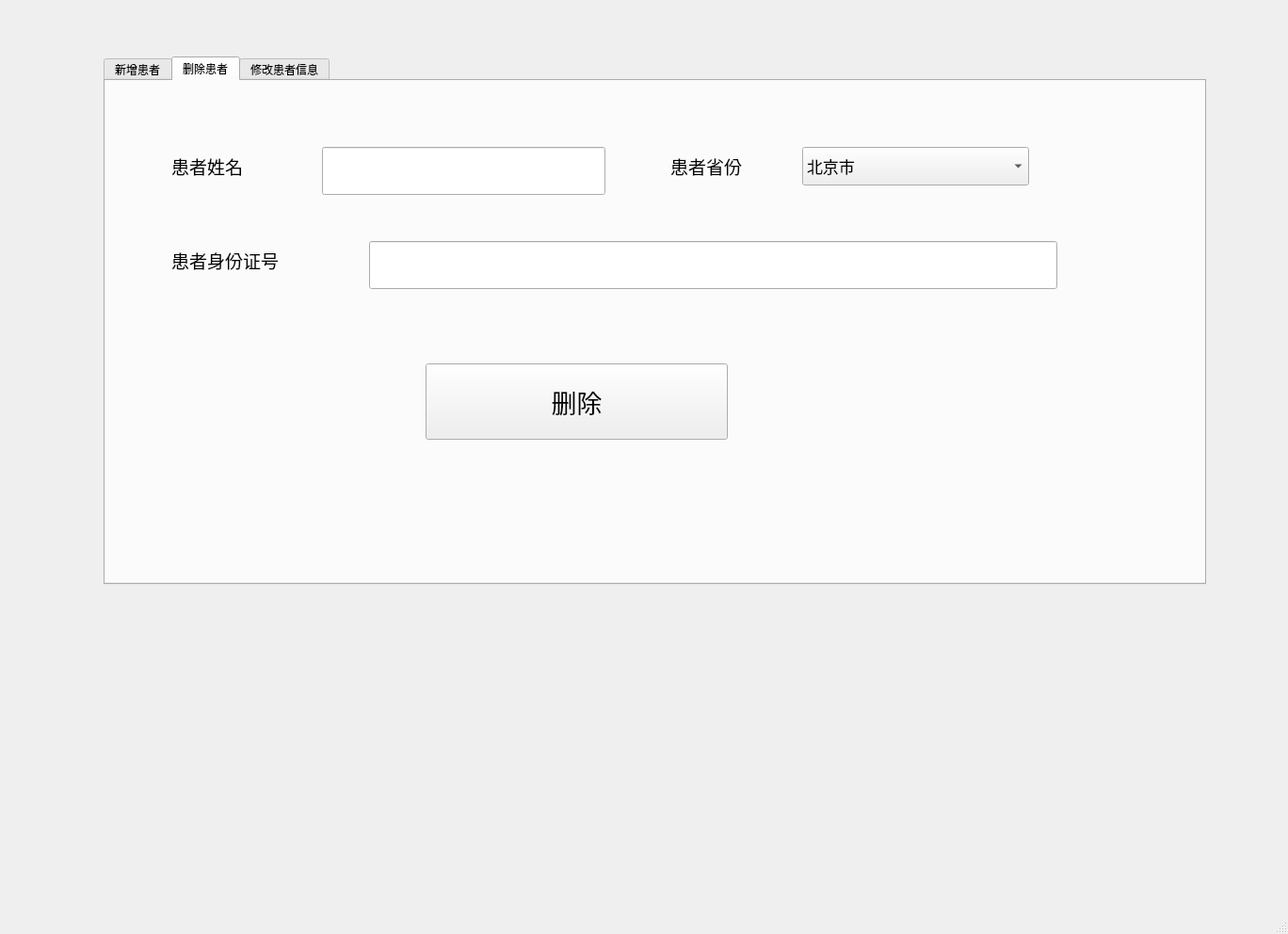
<?xml version="1.0" encoding="UTF-8"?>
<ui version="4.0">
 <class>MainWindow</class>
 <widget class="QMainWindow" name="MainWindow">
  <property name="geometry">
   <rect>
    <x>0</x>
    <y>0</y>
    <width>1368</width>
    <height>992</height>
   </rect>
  </property>
  <property name="windowTitle">
   <string>患者编辑</string>
  </property>
  <widget class="QWidget" name="centralwidget">
   <widget class="QTabWidget" name="tabWidget">
    <property name="geometry">
     <rect>
      <x>110</x>
      <y>60</y>
      <width>1171</width>
      <height>561</height>
     </rect>
    </property>
    <property name="currentIndex">
     <number>1</number>
    </property>
    <widget class="QWidget" name="tab">
     <attribute name="title">
      <string>新增患者</string>
     </attribute>
     <widget class="QLabel" name="label">
      <property name="geometry">
       <rect>
        <x>60</x>
        <y>40</y>
        <width>121</width>
        <height>61</height>
       </rect>
      </property>
      <property name="font">
       <font>
        <pointsize>14</pointsize>
       </font>
      </property>
      <property name="text">
       <string>患者姓名</string>
      </property>
     </widget>
     <widget class="QLabel" name="label_2">
      <property name="geometry">
       <rect>
        <x>60</x>
        <y>140</y>
        <width>171</width>
        <height>61</height>
       </rect>
      </property>
      <property name="font">
       <font>
        <pointsize>14</pointsize>
       </font>
      </property>
      <property name="text">
       <string>患者身份证号</string>
      </property>
     </widget>
     <widget class="QLabel" name="label_3">
      <property name="geometry">
       <rect>
        <x>690</x>
        <y>50</y>
        <width>121</width>
        <height>61</height>
       </rect>
      </property>
      <property name="font">
       <font>
        <pointsize>14</pointsize>
       </font>
      </property>
      <property name="text">
       <string>患者生日</string>
      </property>
     </widget>
     <widget class="QLineEdit" name="xinzeng1">
      <property name="geometry">
       <rect>
        <x>220</x>
        <y>50</y>
        <width>301</width>
        <height>51</height>
       </rect>
      </property>
      <property name="font">
       <font>
        <pointsize>14</pointsize>
       </font>
      </property>
     </widget>
     <widget class="QLineEdit" name="xinzeng2">
      <property name="geometry">
       <rect>
        <x>270</x>
        <y>150</y>
        <width>731</width>
        <height>51</height>
       </rect>
      </property>
      <property name="font">
       <font>
        <pointsize>14</pointsize>
       </font>
      </property>
     </widget>
     <widget class="QDateEdit" name="xinzeng3">
      <property name="geometry">
       <rect>
        <x>840</x>
        <y>60</y>
        <width>201</width>
        <height>41</height>
       </rect>
      </property>
      <property name="font">
       <font>
        <pointsize>13</pointsize>
       </font>
      </property>
     </widget>
     <widget class="QComboBox" name="xiala1">
      <property name="geometry">
       <rect>
        <x>200</x>
        <y>250</y>
        <width>241</width>
        <height>41</height>
       </rect>
      </property>
      <property name="font">
       <font>
        <pointsize>13</pointsize>
       </font>
      </property>
      <item>
       <property name="text">
        <string>北京市</string>
       </property>
      </item>
      <item>
       <property name="text">
        <string>天津市</string>
       </property>
      </item>
      <item>
       <property name="text">
        <string>河北省</string>
       </property>
      </item>
      <item>
       <property name="text">
        <string>山西省</string>
       </property>
      </item>
      <item>
       <property name="text">
        <string>内蒙古自治区</string>
       </property>
      </item>
      <item>
       <property name="text">
        <string>辽宁省</string>
       </property>
      </item>
      <item>
       <property name="text">
        <string>吉林省</string>
       </property>
      </item>
      <item>
       <property name="text">
        <string>黑龙江省</string>
       </property>
      </item>
      <item>
       <property name="text">
        <string>上海市</string>
       </property>
      </item>
      <item>
       <property name="text">
        <string>江苏省</string>
       </property>
      </item>
      <item>
       <property name="text">
        <string>浙江省</string>
       </property>
      </item>
      <item>
       <property name="text">
        <string>安徽省</string>
       </property>
      </item>
      <item>
       <property name="text">
        <string>福建省</string>
       </property>
      </item>
      <item>
       <property name="text">
        <string>江西省</string>
       </property>
      </item>
      <item>
       <property name="text">
        <string>山东省</string>
       </property>
      </item>
      <item>
       <property name="text">
        <string>河南省</string>
       </property>
      </item>
      <item>
       <property name="text">
        <string>湖北省</string>
       </property>
      </item>
      <item>
       <property name="text">
        <string>湖南省</string>
       </property>
      </item>
      <item>
       <property name="text">
        <string>广东省</string>
       </property>
      </item>
      <item>
       <property name="text">
        <string>广西壮族自治区</string>
       </property>
      </item>
      <item>
       <property name="text">
        <string>海南省</string>
       </property>
      </item>
      <item>
       <property name="text">
        <string>重庆市</string>
       </property>
      </item>
      <item>
       <property name="text">
        <string>四川省</string>
       </property>
      </item>
      <item>
       <property name="text">
        <string>贵州省</string>
       </property>
      </item>
      <item>
       <property name="text">
        <string>云南省</string>
       </property>
      </item>
      <item>
       <property name="text">
        <string>西藏自治区</string>
       </property>
      </item>
      <item>
       <property name="text">
        <string>陕西省</string>
       </property>
      </item>
      <item>
       <property name="text">
        <string>甘肃省</string>
       </property>
      </item>
      <item>
       <property name="text">
        <string>青海省</string>
       </property>
      </item>
      <item>
       <property name="text">
        <string>宁夏回族自治区</string>
       </property>
      </item>
      <item>
       <property name="text">
        <string>新疆维吾尔自治区</string>
       </property>
      </item>
      <item>
       <property name="text">
        <string>香港特别行政区</string>
       </property>
      </item>
      <item>
       <property name="text">
        <string>澳门特别行政区</string>
       </property>
      </item>
      <item>
       <property name="text">
        <string>台湾省</string>
       </property>
      </item>
     </widget>
     <widget class="QLabel" name="label_4">
      <property name="geometry">
       <rect>
        <x>60</x>
        <y>240</y>
        <width>121</width>
        <height>61</height>
       </rect>
      </property>
      <property name="font">
       <font>
        <pointsize>14</pointsize>
       </font>
      </property>
      <property name="text">
       <string>患者省份</string>
      </property>
     </widget>
     <widget class="QLabel" name="label_5">
      <property name="geometry">
       <rect>
        <x>550</x>
        <y>240</y>
        <width>121</width>
        <height>61</height>
       </rect>
      </property>
      <property name="font">
       <font>
        <pointsize>14</pointsize>
       </font>
      </property>
      <property name="text">
       <string>患者状态</string>
      </property>
     </widget>
     <widget class="QComboBox" name="xiala2">
      <property name="geometry">
       <rect>
        <x>690</x>
        <y>250</y>
        <width>151</width>
        <height>41</height>
       </rect>
      </property>
      <property name="font">
       <font>
        <pointsize>13</pointsize>
       </font>
      </property>
      <item>
       <property name="text">
        <string>疑似</string>
       </property>
      </item>
      <item>
       <property name="text">
        <string>确诊</string>
       </property>
      </item>
      <item>
       <property name="text">
        <string>治愈</string>
       </property>
      </item>
      <item>
       <property name="text">
        <string>死亡</string>
       </property>
      </item>
     </widget>
     <widget class="QPushButton" name="pushButton">
      <property name="geometry">
       <rect>
        <x>390</x>
        <y>340</y>
        <width>321</width>
        <height>81</height>
       </rect>
      </property>
      <property name="font">
       <font>
        <pointsize>20</pointsize>
       </font>
      </property>
      <property name="text">
       <string>增加</string>
      </property>
     </widget>
    </widget>
    <widget class="QWidget" name="tab_2">
     <attribute name="title">
      <string>删除患者</string>
     </attribute>
     <widget class="QLineEdit" name="shanchu1">
      <property name="geometry">
       <rect>
        <x>230</x>
        <y>70</y>
        <width>301</width>
        <height>51</height>
       </rect>
      </property>
      <property name="font">
       <font>
        <pointsize>14</pointsize>
       </font>
      </property>
     </widget>
     <widget class="QLineEdit" name="shanchu2">
      <property name="geometry">
       <rect>
        <x>280</x>
        <y>170</y>
        <width>731</width>
        <height>51</height>
       </rect>
      </property>
      <property name="font">
       <font>
        <pointsize>14</pointsize>
       </font>
      </property>
     </widget>
     <widget class="QLabel" name="label_6">
      <property name="geometry">
       <rect>
        <x>70</x>
        <y>60</y>
        <width>121</width>
        <height>61</height>
       </rect>
      </property>
      <property name="font">
       <font>
        <pointsize>14</pointsize>
       </font>
      </property>
      <property name="text">
       <string>患者姓名</string>
      </property>
     </widget>
     <widget class="QLabel" name="label_7">
      <property name="geometry">
       <rect>
        <x>70</x>
        <y>160</y>
        <width>171</width>
        <height>61</height>
       </rect>
      </property>
      <property name="font">
       <font>
        <pointsize>14</pointsize>
       </font>
      </property>
      <property name="text">
       <string>患者身份证号</string>
      </property>
     </widget>
     <widget class="QPushButton" name="pushButton_2">
      <property name="geometry">
       <rect>
        <x>340</x>
        <y>300</y>
        <width>321</width>
        <height>81</height>
       </rect>
      </property>
      <property name="font">
       <font>
        <pointsize>20</pointsize>
       </font>
      </property>
      <property name="text">
       <string>删除</string>
      </property>
     </widget>
     <widget class="QLabel" name="label_14">
      <property name="geometry">
       <rect>
        <x>600</x>
        <y>60</y>
        <width>121</width>
        <height>61</height>
       </rect>
      </property>
      <property name="font">
       <font>
        <pointsize>14</pointsize>
       </font>
      </property>
      <property name="text">
       <string>患者省份</string>
      </property>
     </widget>
     <widget class="QComboBox" name="shanchu3">
      <property name="geometry">
       <rect>
        <x>740</x>
        <y>70</y>
        <width>241</width>
        <height>41</height>
       </rect>
      </property>
      <property name="font">
       <font>
        <pointsize>13</pointsize>
       </font>
      </property>
      <item>
       <property name="text">
        <string>北京市</string>
       </property>
      </item>
      <item>
       <property name="text">
        <string>天津市</string>
       </property>
      </item>
      <item>
       <property name="text">
        <string>河北省</string>
       </property>
      </item>
      <item>
       <property name="text">
        <string>山西省</string>
       </property>
      </item>
      <item>
       <property name="text">
        <string>内蒙古自治区</string>
       </property>
      </item>
      <item>
       <property name="text">
        <string>辽宁省</string>
       </property>
      </item>
      <item>
       <property name="text">
        <string>吉林省</string>
       </property>
      </item>
      <item>
       <property name="text">
        <string>黑龙江省</string>
       </property>
      </item>
      <item>
       <property name="text">
        <string>上海市</string>
       </property>
      </item>
      <item>
       <property name="text">
        <string>江苏省</string>
       </property>
      </item>
      <item>
       <property name="text">
        <string>浙江省</string>
       </property>
      </item>
      <item>
       <property name="text">
        <string>安徽省</string>
       </property>
      </item>
      <item>
       <property name="text">
        <string>福建省</string>
       </property>
      </item>
      <item>
       <property name="text">
        <string>江西省</string>
       </property>
      </item>
      <item>
       <property name="text">
        <string>山东省</string>
       </property>
      </item>
      <item>
       <property name="text">
        <string>河南省</string>
       </property>
      </item>
      <item>
       <property name="text">
        <string>湖北省</string>
       </property>
      </item>
      <item>
       <property name="text">
        <string>湖南省</string>
       </property>
      </item>
      <item>
       <property name="text">
        <string>广东省</string>
       </property>
      </item>
      <item>
       <property name="text">
        <string>广西壮族自治区</string>
       </property>
      </item>
      <item>
       <property name="text">
        <string>海南省</string>
       </property>
      </item>
      <item>
       <property name="text">
        <string>重庆市</string>
       </property>
      </item>
      <item>
       <property name="text">
        <string>四川省</string>
       </property>
      </item>
      <item>
       <property name="text">
        <string>贵州省</string>
       </property>
      </item>
      <item>
       <property name="text">
        <string>云南省</string>
       </property>
      </item>
      <item>
       <property name="text">
        <string>西藏自治区</string>
       </property>
      </item>
      <item>
       <property name="text">
        <string>陕西省</string>
       </property>
      </item>
      <item>
       <property name="text">
        <string>甘肃省</string>
       </property>
      </item>
      <item>
       <property name="text">
        <string>青海省</string>
       </property>
      </item>
      <item>
       <property name="text">
        <string>宁夏回族自治区</string>
       </property>
      </item>
      <item>
       <property name="text">
        <string>新疆维吾尔自治区</string>
       </property>
      </item>
      <item>
       <property name="text">
        <string>香港特别行政区</string>
       </property>
      </item>
      <item>
       <property name="text">
        <string>澳门特别行政区</string>
       </property>
      </item>
      <item>
       <property name="text">
        <string>台湾省</string>
       </property>
      </item>
     </widget>
    </widget>
    <widget class="QWidget" name="tab_3">
     <attribute name="title">
      <string>修改患者信息</string>
     </attribute>
     <widget class="QLineEdit" name="xiugai1">
      <property name="geometry">
       <rect>
        <x>250</x>
        <y>50</y>
        <width>301</width>
        <height>51</height>
       </rect>
      </property>
      <property name="font">
       <font>
        <pointsize>14</pointsize>
       </font>
      </property>
     </widget>
     <widget class="QLineEdit" name="xiugai2">
      <property name="geometry">
       <rect>
        <x>300</x>
        <y>150</y>
        <width>731</width>
        <height>51</height>
       </rect>
      </property>
      <property name="font">
       <font>
        <pointsize>14</pointsize>
       </font>
      </property>
     </widget>
     <widget class="QLabel" name="label_8">
      <property name="geometry">
       <rect>
        <x>90</x>
        <y>40</y>
        <width>121</width>
        <height>61</height>
       </rect>
      </property>
      <property name="font">
       <font>
        <pointsize>14</pointsize>
       </font>
      </property>
      <property name="text">
       <string>患者姓名</string>
      </property>
     </widget>
     <widget class="QLabel" name="label_9">
      <property name="geometry">
       <rect>
        <x>90</x>
        <y>140</y>
        <width>171</width>
        <height>61</height>
       </rect>
      </property>
      <property name="font">
       <font>
        <pointsize>14</pointsize>
       </font>
      </property>
      <property name="text">
       <string>患者身份证号</string>
      </property>
     </widget>
     <widget class="QLabel" name="label_10">
      <property name="geometry">
       <rect>
        <x>90</x>
        <y>300</y>
        <width>121</width>
        <height>61</height>
       </rect>
      </property>
      <property name="font">
       <font>
        <pointsize>14</pointsize>
       </font>
      </property>
      <property name="text">
       <string>患者省份</string>
      </property>
     </widget>
     <widget class="QComboBox" name="xiugai4">
      <property name="geometry">
       <rect>
        <x>730</x>
        <y>310</y>
        <width>151</width>
        <height>41</height>
       </rect>
      </property>
      <property name="font">
       <font>
        <pointsize>13</pointsize>
       </font>
      </property>
      <item>
       <property name="text">
        <string>疑似</string>
       </property>
      </item>
      <item>
       <property name="text">
        <string>确诊</string>
       </property>
      </item>
      <item>
       <property name="text">
        <string>治愈</string>
       </property>
      </item>
      <item>
       <property name="text">
        <string>死亡</string>
       </property>
      </item>
     </widget>
     <widget class="QComboBox" name="xiugai3">
      <property name="geometry">
       <rect>
        <x>230</x>
        <y>310</y>
        <width>241</width>
        <height>41</height>
       </rect>
      </property>
      <property name="font">
       <font>
        <pointsize>13</pointsize>
       </font>
      </property>
      <item>
       <property name="text">
        <string>北京市</string>
       </property>
      </item>
      <item>
       <property name="text">
        <string>天津市</string>
       </property>
      </item>
      <item>
       <property name="text">
        <string>河北省</string>
       </property>
      </item>
      <item>
       <property name="text">
        <string>山西省</string>
       </property>
      </item>
      <item>
       <property name="text">
        <string>内蒙古自治区</string>
       </property>
      </item>
      <item>
       <property name="text">
        <string>辽宁省</string>
       </property>
      </item>
      <item>
       <property name="text">
        <string>吉林省</string>
       </property>
      </item>
      <item>
       <property name="text">
        <string>黑龙江省</string>
       </property>
      </item>
      <item>
       <property name="text">
        <string>上海市</string>
       </property>
      </item>
      <item>
       <property name="text">
        <string>江苏省</string>
       </property>
      </item>
      <item>
       <property name="text">
        <string>浙江省</string>
       </property>
      </item>
      <item>
       <property name="text">
        <string>安徽省</string>
       </property>
      </item>
      <item>
       <property name="text">
        <string>福建省</string>
       </property>
      </item>
      <item>
       <property name="text">
        <string>江西省</string>
       </property>
      </item>
      <item>
       <property name="text">
        <string>山东省</string>
       </property>
      </item>
      <item>
       <property name="text">
        <string>河南省</string>
       </property>
      </item>
      <item>
       <property name="text">
        <string>湖北省</string>
       </property>
      </item>
      <item>
       <property name="text">
        <string>湖南省</string>
       </property>
      </item>
      <item>
       <property name="text">
        <string>广东省</string>
       </property>
      </item>
      <item>
       <property name="text">
        <string>广西壮族自治区</string>
       </property>
      </item>
      <item>
       <property name="text">
        <string>海南省</string>
       </property>
      </item>
      <item>
       <property name="text">
        <string>重庆市</string>
       </property>
      </item>
      <item>
       <property name="text">
        <string>四川省</string>
       </property>
      </item>
      <item>
       <property name="text">
        <string>贵州省</string>
       </property>
      </item>
      <item>
       <property name="text">
        <string>云南省</string>
       </property>
      </item>
      <item>
       <property name="text">
        <string>西藏自治区</string>
       </property>
      </item>
      <item>
       <property name="text">
        <string>陕西省</string>
       </property>
      </item>
      <item>
       <property name="text">
        <string>甘肃省</string>
       </property>
      </item>
      <item>
       <property name="text">
        <string>青海省</string>
       </property>
      </item>
      <item>
       <property name="text">
        <string>宁夏回族自治区</string>
       </property>
      </item>
      <item>
       <property name="text">
        <string>新疆维吾尔自治区</string>
       </property>
      </item>
      <item>
       <property name="text">
        <string>香港特别行政区</string>
       </property>
      </item>
      <item>
       <property name="text">
        <string>澳门特别行政区</string>
       </property>
      </item>
      <item>
       <property name="text">
        <string>台湾省</string>
       </property>
      </item>
     </widget>
     <widget class="QLabel" name="label_11">
      <property name="geometry">
       <rect>
        <x>590</x>
        <y>300</y>
        <width>121</width>
        <height>61</height>
       </rect>
      </property>
      <property name="font">
       <font>
        <pointsize>14</pointsize>
       </font>
      </property>
      <property name="text">
       <string>患者状态</string>
      </property>
     </widget>
     <widget class="QLabel" name="label_12">
      <property name="geometry">
       <rect>
        <x>90</x>
        <y>220</y>
        <width>121</width>
        <height>61</height>
       </rect>
      </property>
      <property name="font">
       <font>
        <pointsize>14</pointsize>
       </font>
      </property>
      <property name="text">
       <string>修改为：</string>
      </property>
     </widget>
     <widget class="QPushButton" name="pushButton_3">
      <property name="geometry">
       <rect>
        <x>370</x>
        <y>400</y>
        <width>321</width>
        <height>81</height>
       </rect>
      </property>
      <property name="font">
       <font>
        <pointsize>20</pointsize>
       </font>
      </property>
      <property name="text">
       <string>修改</string>
      </property>
     </widget>
     <widget class="QLabel" name="label_13">
      <property name="geometry">
       <rect>
        <x>630</x>
        <y>50</y>
        <width>121</width>
        <height>61</height>
       </rect>
      </property>
      <property name="font">
       <font>
        <pointsize>14</pointsize>
       </font>
      </property>
      <property name="text">
       <string>患者省份</string>
      </property>
     </widget>
     <widget class="QComboBox" name="xiugai5">
      <property name="geometry">
       <rect>
        <x>770</x>
        <y>60</y>
        <width>241</width>
        <height>41</height>
       </rect>
      </property>
      <property name="font">
       <font>
        <pointsize>13</pointsize>
       </font>
      </property>
      <item>
       <property name="text">
        <string>北京市</string>
       </property>
      </item>
      <item>
       <property name="text">
        <string>天津市</string>
       </property>
      </item>
      <item>
       <property name="text">
        <string>河北省</string>
       </property>
      </item>
      <item>
       <property name="text">
        <string>山西省</string>
       </property>
      </item>
      <item>
       <property name="text">
        <string>内蒙古自治区</string>
       </property>
      </item>
      <item>
       <property name="text">
        <string>辽宁省</string>
       </property>
      </item>
      <item>
       <property name="text">
        <string>吉林省</string>
       </property>
      </item>
      <item>
       <property name="text">
        <string>黑龙江省</string>
       </property>
      </item>
      <item>
       <property name="text">
        <string>上海市</string>
       </property>
      </item>
      <item>
       <property name="text">
        <string>江苏省</string>
       </property>
      </item>
      <item>
       <property name="text">
        <string>浙江省</string>
       </property>
      </item>
      <item>
       <property name="text">
        <string>安徽省</string>
       </property>
      </item>
      <item>
       <property name="text">
        <string>福建省</string>
       </property>
      </item>
      <item>
       <property name="text">
        <string>江西省</string>
       </property>
      </item>
      <item>
       <property name="text">
        <string>山东省</string>
       </property>
      </item>
      <item>
       <property name="text">
        <string>河南省</string>
       </property>
      </item>
      <item>
       <property name="text">
        <string>湖北省</string>
       </property>
      </item>
      <item>
       <property name="text">
        <string>湖南省</string>
       </property>
      </item>
      <item>
       <property name="text">
        <string>广东省</string>
       </property>
      </item>
      <item>
       <property name="text">
        <string>广西壮族自治区</string>
       </property>
      </item>
      <item>
       <property name="text">
        <string>海南省</string>
       </property>
      </item>
      <item>
       <property name="text">
        <string>重庆市</string>
       </property>
      </item>
      <item>
       <property name="text">
        <string>四川省</string>
       </property>
      </item>
      <item>
       <property name="text">
        <string>贵州省</string>
       </property>
      </item>
      <item>
       <property name="text">
        <string>云南省</string>
       </property>
      </item>
      <item>
       <property name="text">
        <string>西藏自治区</string>
       </property>
      </item>
      <item>
       <property name="text">
        <string>陕西省</string>
       </property>
      </item>
      <item>
       <property name="text">
        <string>甘肃省</string>
       </property>
      </item>
      <item>
       <property name="text">
        <string>青海省</string>
       </property>
      </item>
      <item>
       <property name="text">
        <string>宁夏回族自治区</string>
       </property>
      </item>
      <item>
       <property name="text">
        <string>新疆维吾尔自治区</string>
       </property>
      </item>
      <item>
       <property name="text">
        <string>香港特别行政区</string>
       </property>
      </item>
      <item>
       <property name="text">
        <string>澳门特别行政区</string>
       </property>
      </item>
      <item>
       <property name="text">
        <string>台湾省</string>
       </property>
      </item>
     </widget>
    </widget>
   </widget>
  </widget>
  <widget class="QMenuBar" name="menubar">
   <property name="geometry">
    <rect>
     <x>0</x>
     <y>0</y>
     <width>1368</width>
     <height>30</height>
    </rect>
   </property>
  </widget>
  <widget class="QStatusBar" name="statusbar"/>
 </widget>
 <resources/>
 <connections/>
</ui>
